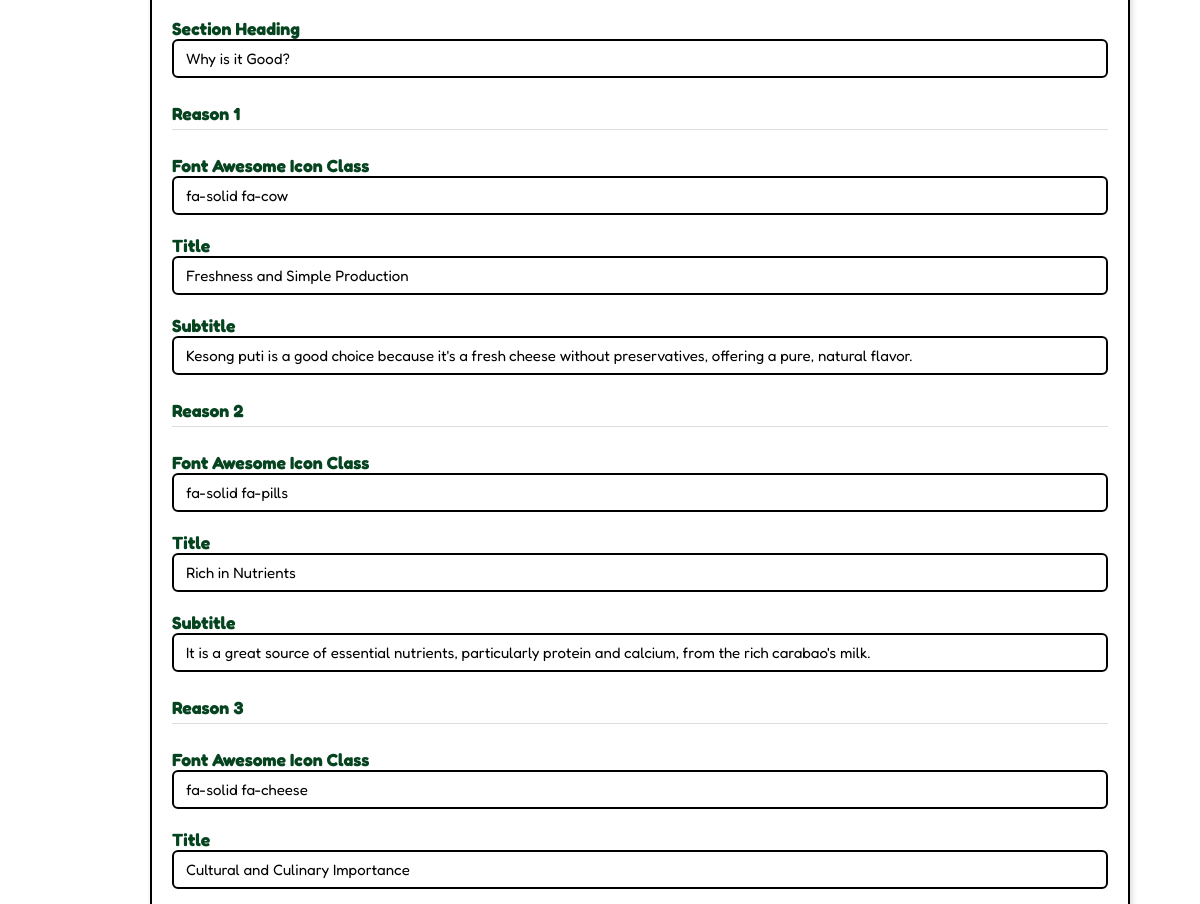
Before: /interfaces/superadmin/home.php (signed in, middle part) with the older database file.
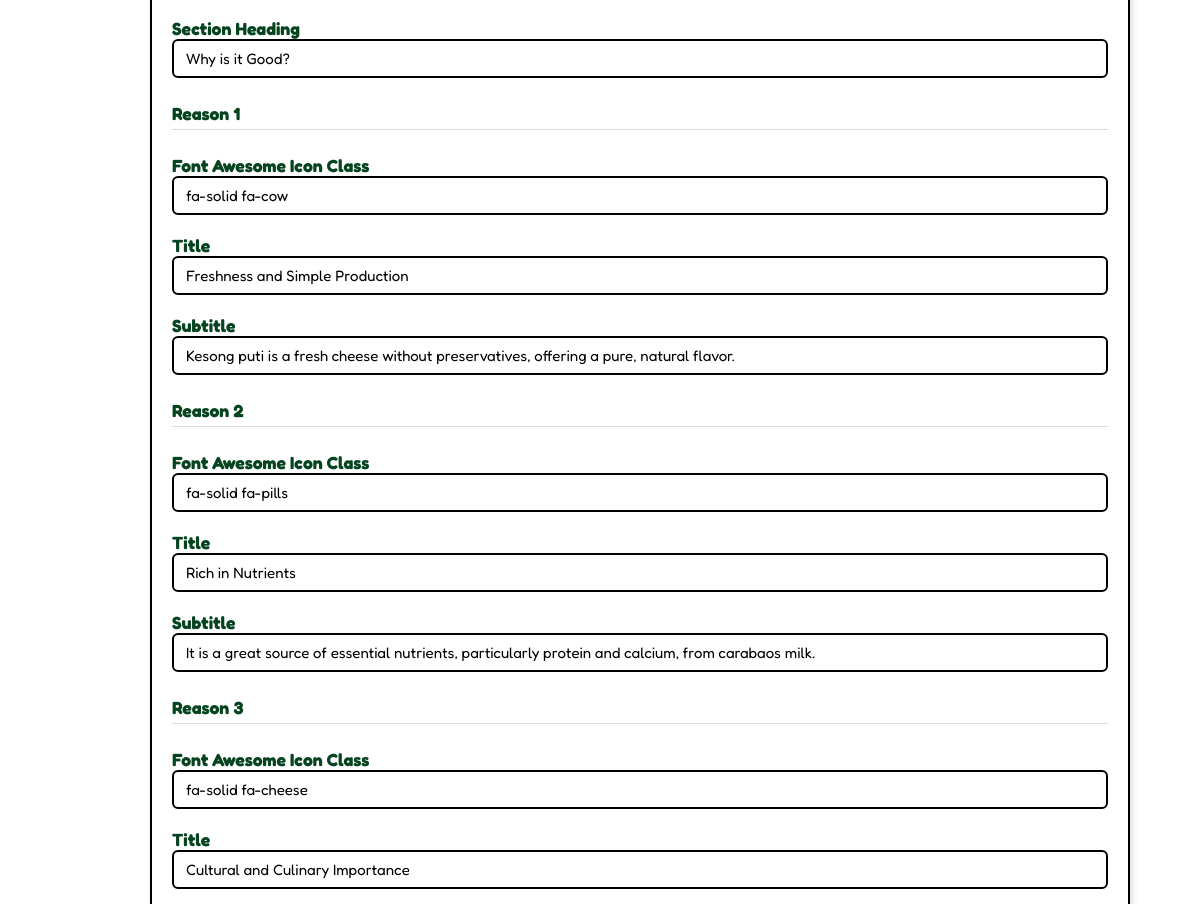
After: the same page with the newer database file.
### tables this page shows
CREATE TABLE `home_reasons` (
  `id` int(11) NOT NULL,
  `icon` varchar(100) NOT NULL,
  `title` varchar(255) NOT NULL,
  `subtitle` text NOT NULL,
  `position` int(11) NOT NULL
);

### interfaces/superadmin/home.php (the view, shortened to what this page needs)
<?php
require '../../connection.php';
include ('../../includes/superadmin-dashboard.php');
function fetchSettings($connection) {
    $settings = [];
    $result = mysqli_query($connection, "SELECT setting_key, setting_value FROM home_settings");
    while ($row = mysqli_fetch_assoc($result)) {
        $settings[$row['setting_key']] = $row['setting_value'];
    }
    return $settings;
}
function fetchReasons($connection) {
    $items = [];
    $result = mysqli_query($connection, "SELECT * FROM home_reasons ORDER BY position ASC");
    while($row = mysqli_fetch_assoc($result)) $items[$row['position']] = $row;
    return $items;
}
$settings = fetchSettings($connection);
$reasons = fetchReasons($connection);
$reasons_heading = $settings['home_reasons_heading'] ?? "Why is it Good?";
?>
<!DOCTYPE html>
<html lang="en">
<head>
<link rel="stylesheet" href="https://cdn.jsdelivr.net/npm/bootstrap-icons/font/bootstrap-icons.css">
<link rel="stylesheet" href="../../css/admin.css">
</head>
<body>
<div  id="home-content" class="home-container">
  <form method="POST" enctype="multipart/form-data" class="home-form">
    <div class="settings-card home">
      <div class="settings-body">
        <div class="mb-3">
          <label for="reasons_heading" class="form-label">Section Heading</label>
          <input type="text" class="form-control" id="reasons_heading" name="reasons_heading" value="<?= htmlspecialchars($reasons_heading) ?>">
        </div>
        <?php for($i=1; $i<=4; $i++):
          $icon = $reasons[$i]['icon'] ?? 'fa-solid fa-circle';
          $title = $reasons[$i]['title'] ?? '';
          $subtitle = $reasons[$i]['subtitle'] ?? '';
        ?>
        <div class="mb-4 border p-3 rounded">
          <h5>Reason <?= $i ?></h5>
          <div class="mb-2">
            <label class="form-label">Font Awesome Icon Class</label>
            <input type="text" class="form-control" name="reason_icon[<?= $i ?>]" value="<?= htmlspecialchars($icon) ?>" placeholder="e.g. fa-solid fa-cow">
          </div>
          <div class="mb-2">
            <label class="form-label">Title</label>
            <input type="text" class="form-control" name="reason_title[<?= $i ?>]" value="<?= htmlspecialchars($title) ?>" maxlength="100">
          </div>
          <div class="mb-2">
            <label class="form-label">Subtitle</label>
            <input type="text" class="form-control" name="reason_subtitle[<?= $i ?>]" value="<?= htmlspecialchars($subtitle) ?>" maxlength="255">
          </div>
        </div>
        <?php endfor; ?>
      </div>
    </div>
  </form>
</div>
</body>
</html>

Changed rows visible on the page:
changed home_reasons "fa-solid fa-cow": subtitle "Kesong puti is a good choice because it's a fresh cheese without preservatives, offering a pure, natural flavor." → "Kesong puti is a fresh cheese without preservatives, offering a pure, natural flavor."
changed home_reasons "fa-solid fa-pills": subtitle "It is a great source of essential nutrients, particularly protein and calcium, from the rich carabao's milk." → "It is a great source of essential nutrients, particularly protein and calcium, from carabaos milk."
